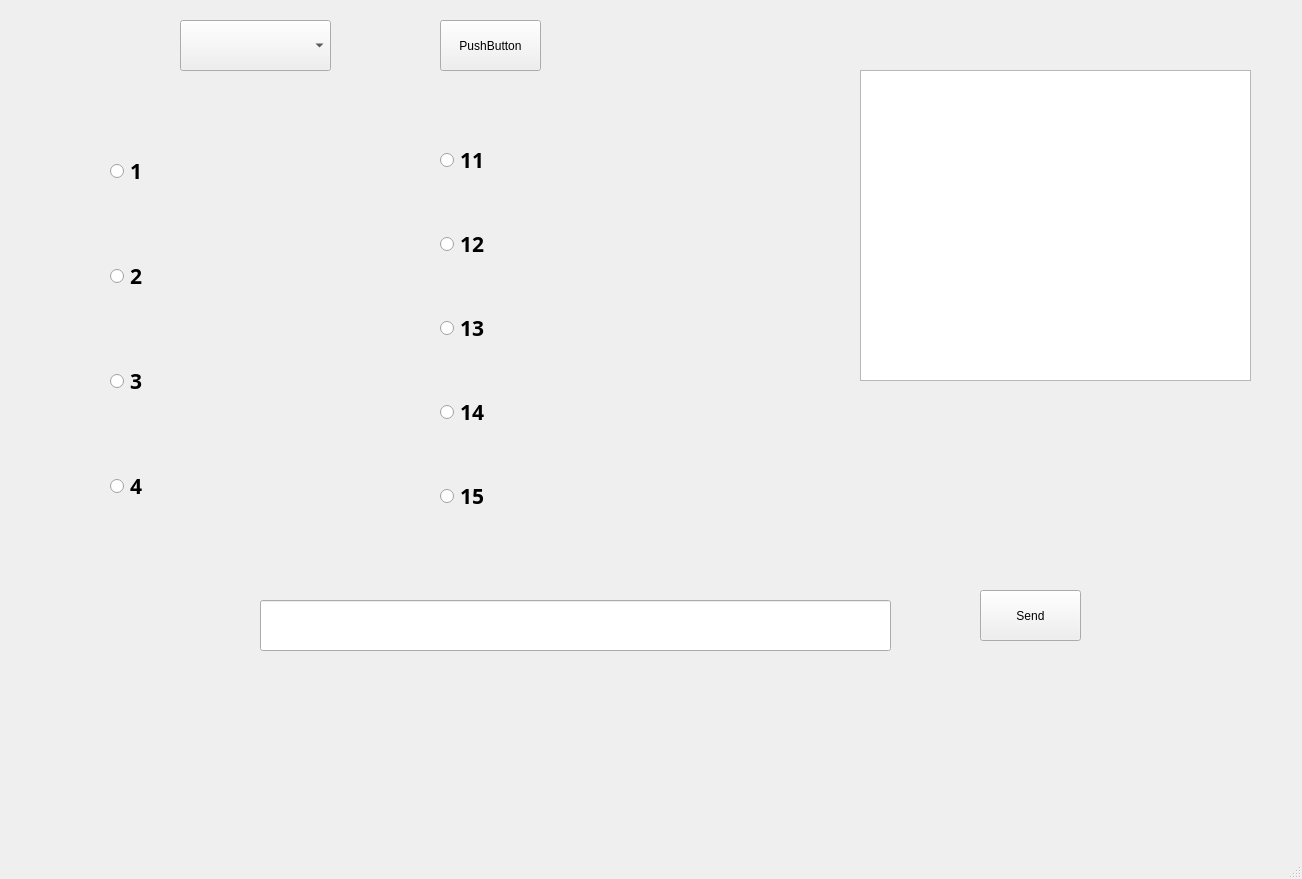
<?xml version="1.0" encoding="UTF-8"?>
<ui version="4.0">
 <class>MainWindow</class>
 <widget class="QMainWindow" name="MainWindow">
  <property name="geometry">
   <rect>
    <x>0</x>
    <y>0</y>
    <width>1302</width>
    <height>879</height>
   </rect>
  </property>
  <property name="windowTitle">
   <string>MainWindow</string>
  </property>
  <widget class="QWidget" name="centralwidget">
   <widget class="QLineEdit" name="lineEdit">
    <property name="geometry">
     <rect>
      <x>260</x>
      <y>600</y>
      <width>631</width>
      <height>51</height>
     </rect>
    </property>
   </widget>
   <widget class="QListWidget" name="listWidget">
    <property name="geometry">
     <rect>
      <x>860</x>
      <y>70</y>
      <width>391</width>
      <height>311</height>
     </rect>
    </property>
   </widget>
   <widget class="QPushButton" name="btnOpenPort">
    <property name="geometry">
     <rect>
      <x>440</x>
      <y>20</y>
      <width>101</width>
      <height>51</height>
     </rect>
    </property>
    <property name="text">
     <string>PushButton</string>
    </property>
   </widget>
   <widget class="QComboBox" name="cmbPorts">
    <property name="geometry">
     <rect>
      <x>180</x>
      <y>20</y>
      <width>151</width>
      <height>51</height>
     </rect>
    </property>
   </widget>
   <widget class="QPushButton" name="btnSend">
    <property name="geometry">
     <rect>
      <x>980</x>
      <y>590</y>
      <width>101</width>
      <height>51</height>
     </rect>
    </property>
    <property name="text">
     <string>Send</string>
    </property>
   </widget>
   <widget class="QWidget" name="layoutWidget">
    <property name="geometry">
     <rect>
      <x>110</x>
      <y>90</y>
      <width>261</width>
      <height>481</height>
     </rect>
    </property>
    <layout class="QVBoxLayout" name="verticalLayout">
     <item>
      <widget class="QRadioButton" name="radioButton">
       <property name="font">
        <font>
         <family>Segoe UI Semibold</family>
         <pointsize>16</pointsize>
         <bold>true</bold>
        </font>
       </property>
       <property name="text">
        <string>1</string>
       </property>
      </widget>
     </item>
     <item>
      <widget class="QRadioButton" name="radioButton_2">
       <property name="font">
        <font>
         <family>Segoe UI Semibold</family>
         <pointsize>16</pointsize>
         <bold>true</bold>
        </font>
       </property>
       <property name="text">
        <string>2</string>
       </property>
      </widget>
     </item>
     <item>
      <widget class="QRadioButton" name="radioButton_3">
       <property name="font">
        <font>
         <family>Segoe UI Semibold</family>
         <pointsize>16</pointsize>
         <bold>true</bold>
        </font>
       </property>
       <property name="text">
        <string>3</string>
       </property>
      </widget>
     </item>
     <item>
      <widget class="QRadioButton" name="radioButton_4">
       <property name="font">
        <font>
         <family>Segoe UI Semibold</family>
         <pointsize>16</pointsize>
         <bold>true</bold>
        </font>
       </property>
       <property name="text">
        <string>4</string>
       </property>
      </widget>
     </item>
    </layout>
   </widget>
   <widget class="QWidget" name="layoutWidget">
    <property name="geometry">
     <rect>
      <x>440</x>
      <y>100</y>
      <width>411</width>
      <height>461</height>
     </rect>
    </property>
    <layout class="QVBoxLayout" name="verticalLayout_2">
     <item>
      <widget class="QRadioButton" name="radioButton_5">
       <property name="font">
        <font>
         <family>Segoe UI Semibold</family>
         <pointsize>16</pointsize>
         <bold>true</bold>
        </font>
       </property>
       <property name="text">
        <string>11</string>
       </property>
      </widget>
     </item>
     <item>
      <widget class="QRadioButton" name="radioButton_6">
       <property name="font">
        <font>
         <family>Segoe UI Semibold</family>
         <pointsize>16</pointsize>
         <bold>true</bold>
        </font>
       </property>
       <property name="text">
        <string>12</string>
       </property>
      </widget>
     </item>
     <item>
      <widget class="QRadioButton" name="radioButton_7">
       <property name="font">
        <font>
         <family>Segoe UI Semibold</family>
         <pointsize>16</pointsize>
         <bold>true</bold>
        </font>
       </property>
       <property name="text">
        <string>13</string>
       </property>
      </widget>
     </item>
     <item>
      <widget class="QRadioButton" name="radioButton_8">
       <property name="font">
        <font>
         <family>Segoe UI Semibold</family>
         <pointsize>16</pointsize>
         <bold>true</bold>
        </font>
       </property>
       <property name="text">
        <string>14</string>
       </property>
      </widget>
     </item>
     <item>
      <widget class="QRadioButton" name="radioButton_9">
       <property name="font">
        <font>
         <family>Segoe UI Semibold</family>
         <pointsize>16</pointsize>
         <bold>true</bold>
        </font>
       </property>
       <property name="text">
        <string>15</string>
       </property>
      </widget>
     </item>
    </layout>
   </widget>
  </widget>
  <widget class="QMenuBar" name="menubar">
   <property name="geometry">
    <rect>
     <x>0</x>
     <y>0</y>
     <width>1302</width>
     <height>21</height>
    </rect>
   </property>
  </widget>
  <widget class="QStatusBar" name="statusbar"/>
 </widget>
 <resources/>
 <connections/>
</ui>
